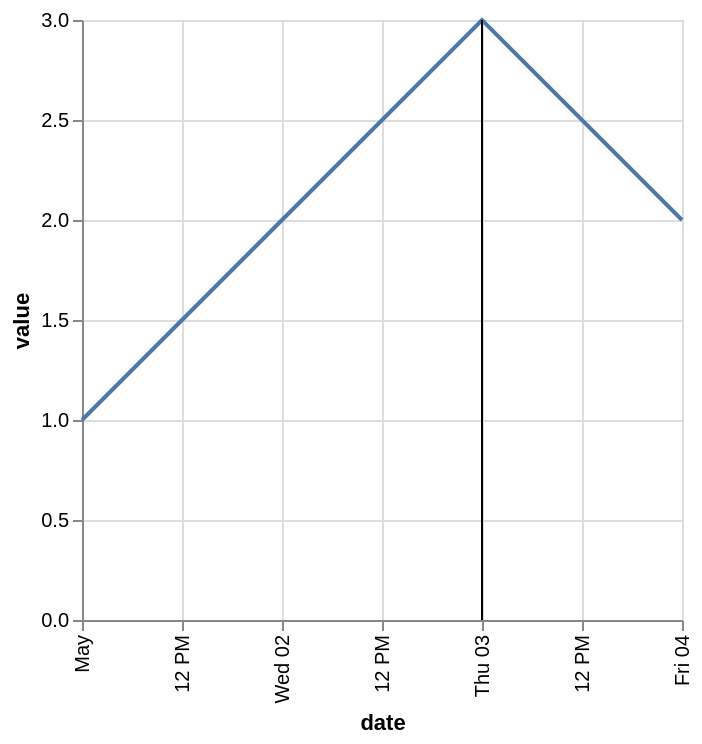

Source (Vega-Lite JSON):
### Vega-Lite specification from a JSON file in a GitHub repository (floating-point values rounded to 4 significant figures)
{"$schema": "https://vega.github.io/schema/vega-lite/v2.json", "data": {"values": [{"date": "2018-05-01", "value": 1}, {"date": "2018-05-02", "value": 2}, {"date": "2018-05-03", "value": 3}, {"date": "2018-05-04", "value": 2}]}, "layer": [{"mark": "line", "encoding": {"x": {"field": "date", "type": "temporal"}, "y": {"field": "value", "type": "quantitative"}}}, {"data": {"values": [{"date": "2018-05-03"}]}, "mark": "rule", "encoding": {"x": {"field": "date", "type": "temporal", "axis": {"labelAngle": -90}}}}]}
